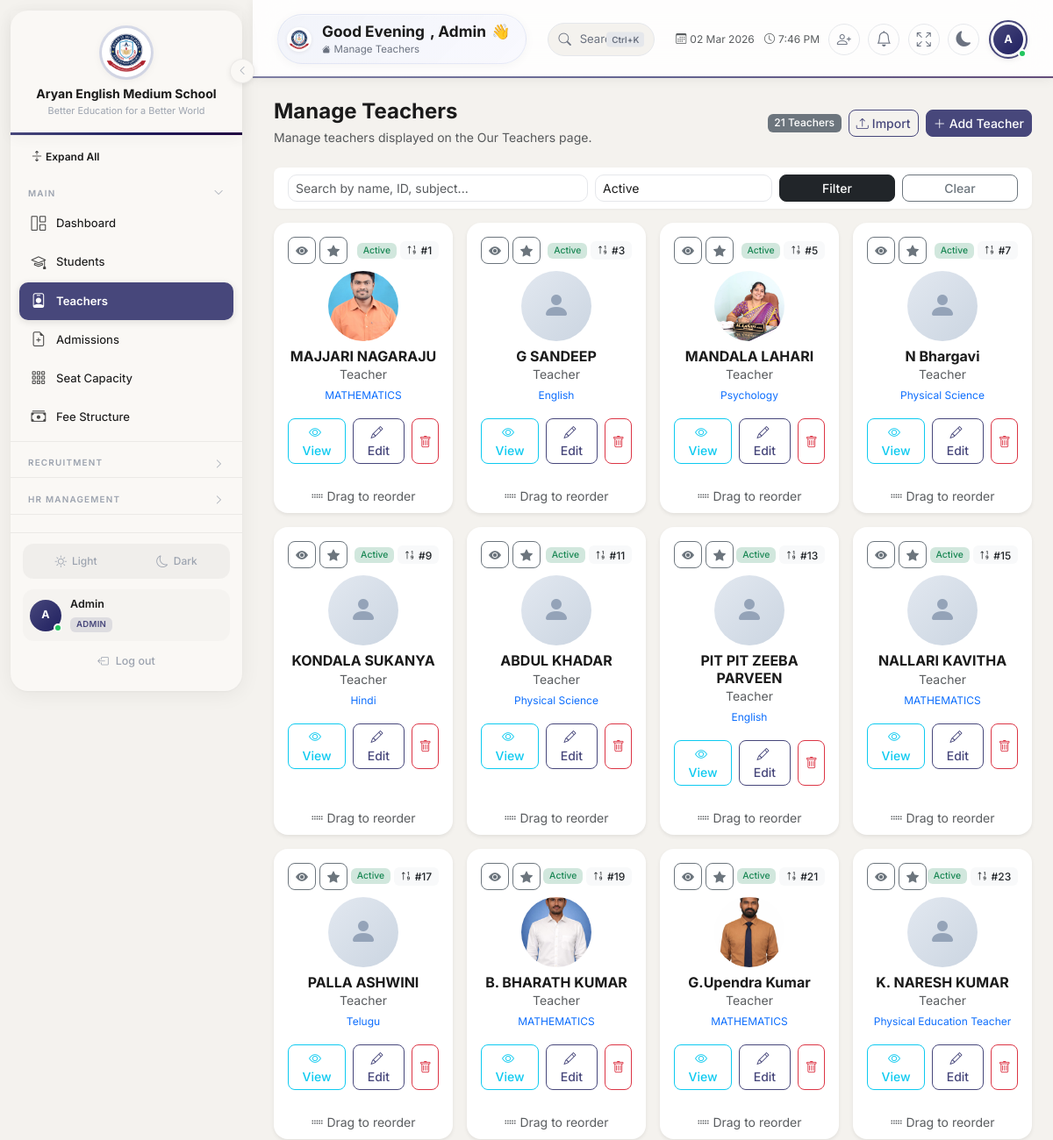
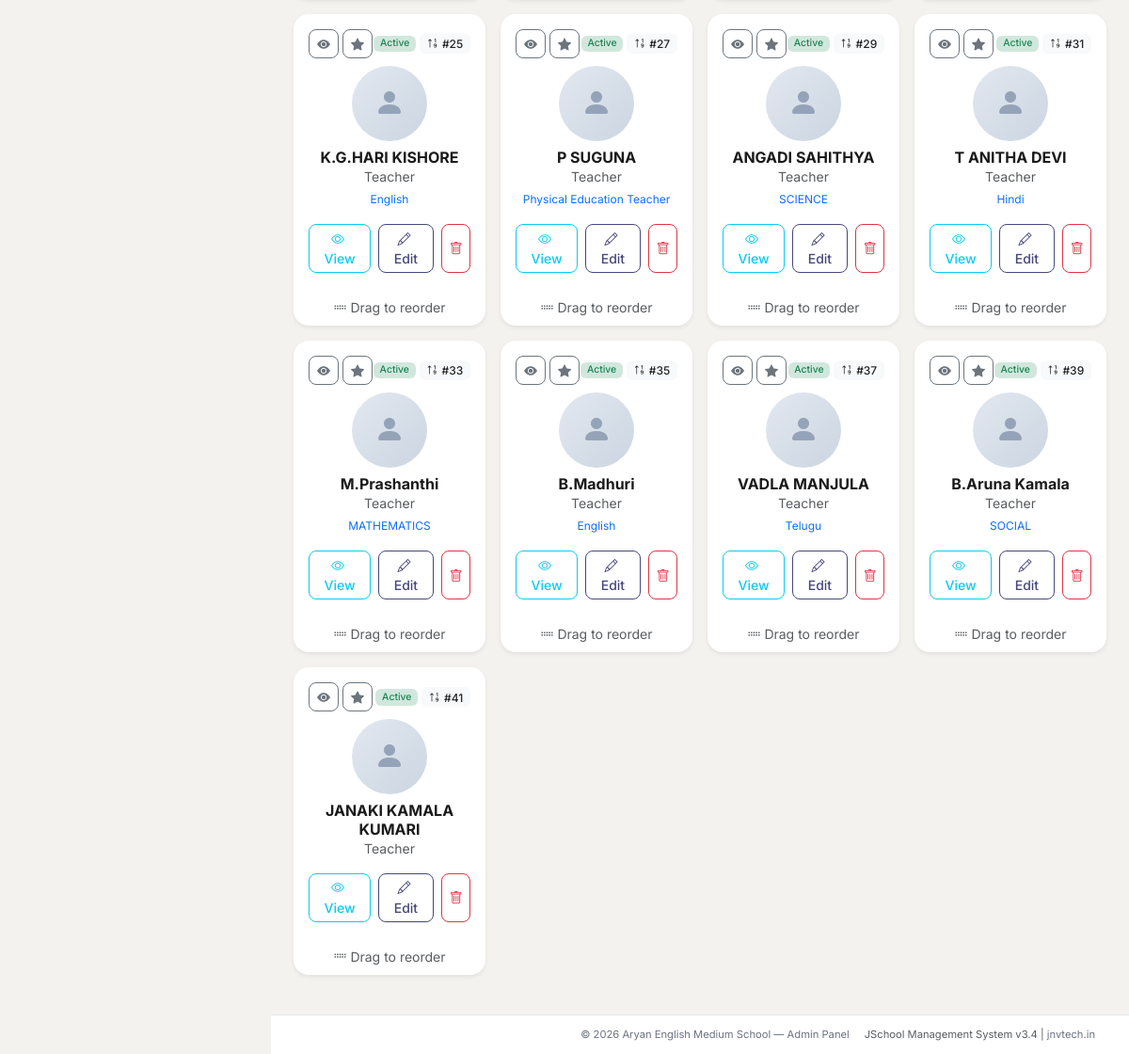
Screenshot of /admin/teachers.php (signed in) with the database file from the repository (2 pictures, top to bottom).
### tables this page shows
CREATE TABLE `teachers` (
  `id` int(10) unsigned NOT NULL AUTO_INCREMENT,
  `user_id` int(10) unsigned DEFAULT NULL,
  `employee_id` varchar(30) NOT NULL,
  `name` varchar(100) NOT NULL,
  `designation` varchar(100) DEFAULT 'Teacher',
  `email` varchar(191) DEFAULT NULL,
  `phone` varchar(20) DEFAULT NULL,
  `subject` varchar(100) DEFAULT NULL,
  `qualification` varchar(100) DEFAULT NULL,
  `experience_years` int(11) DEFAULT 0,
  `dob` date DEFAULT NULL,
  `gender` enum('male','female','other') DEFAULT NULL,
  `address` text DEFAULT NULL,
  `photo` varchar(255) DEFAULT NULL,
  `joining_date` date DEFAULT NULL,
  `status` enum('active','inactive','resigned','retired') NOT NULL DEFAULT 'active',
  `is_core_team` tinyint(1) NOT NULL DEFAULT 0,
  `bio` text DEFAULT NULL,
  `created_at` datetime NOT NULL DEFAULT current_timestamp(),
  `updated_at` datetime NOT NULL DEFAULT current_timestamp() ON UPDATE current_timestamp(),
  `display_order` int(11) NOT NULL DEFAULT 0,
  `is_visible` tinyint(1) NOT NULL DEFAULT 1,
  `is_featured` tinyint(1) NOT NULL DEFAULT 0,
  PRIMARY KEY (`id`),
  UNIQUE KEY `employee_id` (`employee_id`),
  KEY `user_id` (`user_id`),
  KEY `idx_status` (`status`),
  KEY `idx_display_order` (`display_order`),
  CONSTRAINT `fk_teacher_user` FOREIGN KEY (`user_id`) REFERENCES `users` (`id`) ON DELETE SET NULL
);

### includes/auth.php (called while the page is built, shortened)
<?php
function e(mixed $val): string {
    return htmlspecialchars((string)$val, ENT_QUOTES, 'UTF-8');
}
function paginate(int $total, int $perPage = 25, int $currentPage = 1): array {
    $totalPages = max(1, ceil($total / $perPage));
    $currentPage = max(1, min($currentPage, $totalPages));
    $offset = ($currentPage - 1) * $perPage;
    return [
        'total' => $total,
        'per_page' => $perPage,
        'current_page' => $currentPage,
        'total_pages' => $totalPages,
        'offset' => $offset,
    ];
}

### admin/teachers.php (the view, shortened to what this page needs)
<?php
require_once __DIR__ . '/../includes/auth.php';
$db = getDB();
$search = trim($_GET['search'] ?? '');
$statusFilter = $_GET['status'] ?? 'active';
$page = max(1, (int)($_GET['page'] ?? 1));
$where = []; $params = [];
if ($statusFilter) { $where[] = "status=?"; $params[] = $statusFilter; }
$w = $where ? 'WHERE ' . implode(' AND ', $where) : '';
$total = $db->prepare("SELECT COUNT(*) FROM teachers $w"); $total->execute($params); $total = $total->fetchColumn();
$p = paginate($total, 24, $page);
$stmt = $db->prepare("SELECT * FROM teachers $w ORDER BY display_order ASC, name ASC LIMIT {$p['per_page']} OFFSET {$p['offset']}");
$stmt->execute($params);
$teachers = $stmt->fetchAll();
require_once __DIR__ . '/../includes/header.php';
?>
<div class="d-flex justify-content-between align-items-center mb-4">
    <div>
        <h4 class="fw-bold mb-1">Manage Teachers</h4>
        <p class="text-muted mb-0 small">Manage teachers displayed on the Our Teachers page.</p>
    </div>
    <div class="d-flex gap-2 align-items-center">
        <span class="badge bg-secondary"><?= $total ?> Teachers</span>
        <button class="btn btn-outline-primary btn-sm" data-bs-toggle="modal" data-bs-target="#importTeacherModal">
            <i class="bi bi-upload me-1"></i>Import
        </button>
        <button class="btn btn-primary btn-sm" data-bs-toggle="modal" data-bs-target="#addTeacherModal">
            <i class="bi bi-plus-lg me-1"></i>Add Teacher
        </button>
    </div>
</div>
<div class="card border-0 rounded-3 mb-3">
    <div class="card-body py-2">
        <form class="row g-2 align-items-end" method="GET">
            <div class="col-md-5"><input type="text" name="search" class="form-control form-control-sm" placeholder="Search by name, ID, subject..." value="<?= e($search) ?>"></div>
            <div class="col-md-3">
                <select name="status" class="form-select form-select-sm">
                    <?php foreach (['active','inactive','resigned','retired'] as $st): ?>
                    <option value="<?= $st ?>" <?= $statusFilter === $st ? 'selected' : '' ?>><?= ucfirst($st) ?></option>
                    <?php endforeach; ?>
                </select>
            </div>
            <div class="col-md-2"><button class="btn btn-sm btn-dark w-100">Filter</button></div>
            <div class="col-md-2"><a href="/admin/teachers.php" class="btn btn-sm btn-outline-secondary w-100">Clear</a></div>
        </form>
    </div>
</div>
<div class="row g-3" id="teachersGrid">
    <?php foreach ($teachers as $t):
        $tPhoto = $t['photo'] ? (str_starts_with($t['photo'], '/uploads/') ? $t['photo'] : '/uploads/photos/'.$t['photo']) : '';
    ?>
    <div class="col-md-6 col-xl-3" data-id="<?= $t['id'] ?>" draggable="true">
        <div class="card h-100 border-0 shadow-sm" style="border-radius:1rem;<?= !$t['is_visible'] ? 'opacity:0.5;' : '' ?>">
            <div class="card-body text-center p-3">
                <div class="d-flex justify-content-between align-items-center mb-2">
                    <div class="d-flex gap-1">
                        <button class="btn btn-sm btn-outline-secondary" title="Toggle Visibility" onclick="toggleTeacher(<?= $t['id'] ?>, 'toggle_visibility')">
                            <i class="bi <?= $t['is_visible'] ? 'bi-eye-fill' : 'bi-eye-slash' ?>"></i>
                        </button>
                        <button class="btn btn-sm <?= $t['is_featured'] ? 'btn-warning' : 'btn-outline-secondary' ?>" title="Toggle Featured" onclick="toggleTeacher(<?= $t['id'] ?>, 'toggle_featured')">
                            <i class="bi bi-star-fill"></i>
                        </button>
                    </div>
                    <div class="d-flex gap-1 align-items-center">
                        <span class="badge bg-<?= $t['status'] === 'active' ? 'success' : 'secondary' ?>-subtle text-<?= $t['status'] === 'active' ? 'success' : 'secondary' ?>" style="font-size:.65rem"><?= ucfirst($t['status']) ?></span>
                        <span class="badge bg-light text-dark" title="Display Order"><i class="bi bi-sort-numeric-up me-1"></i>#<?= (int)$t['display_order'] ?></span>
                    </div>
                </div>
                <?php if ($tPhoto): ?>
                    <img src="<?= e($tPhoto) ?>" alt="<?= e($t['name']) ?>" class="rounded-circle mb-2" style="width:80px;height:80px;object-fit:cover;">
                <?php else: ?>
                    <div class="rounded-circle d-flex align-items-center justify-content-center mx-auto mb-2" style="width:80px;height:80px;background:linear-gradient(135deg,#e2e8f0,#cbd5e1);">
                        <i class="bi bi-person-fill" style="font-size:2rem;color:#94a3b8;"></i>
                    </div>
                <?php endif; ?>
                <h6 class="fw-bold mb-0"><?= e($t['name']) ?></h6>
                <small class="text-muted d-block"><?= e($t['designation'] ?? 'Teacher') ?></small>
                <?php if ($t['subject']): ?><small class="text-primary" style="font-size:.75rem"><?= e($t['subject']) ?></small><?php endif; ?>
                <div class="mt-3 d-flex gap-2">
                    <button class="btn btn-sm btn-outline-info flex-fill btn-view-teacher" data-bs-toggle="modal" data-bs-target="#teacherViewModal"
                        data-id="<?= $t['id'] ?>"
                        data-name="<?= e($t['name']) ?>"
                        data-employee_id="<?= e($t['employee_id']) ?>"
                        data-photo="<?= e($tPhoto) ?>"
                        data-status="<?= e($t['status']) ?>"
                        data-subject="<?= e($t['subject'] ?? '') ?>"
                        data-qualification="<?= e($t['qualification'] ?? '') ?>"
                        data-experience_years="<?= e($t['experience_years'] ?? '') ?>"
                        data-joining_date="<?= e($t['joining_date'] ?? '') ?>"
                        data-dob="<?= e($t['dob'] ?? '') ?>"
                        data-gender="<?= e($t['gender'] ?? '') ?>"
                        data-phone="<?= e($t['phone'] ?? '') ?>"
                        data-email="<?= e($t['email'] ?? '') ?>"
                        data-address="<?= e($t['address'] ?? '') ?>"
                    ><i class="bi bi-eye me-1"></i>View</button>
                    <button class="btn btn-sm btn-outline-primary flex-fill" data-bs-toggle="modal" data-bs-target="#editTeacherModal<?= $t['id'] ?>">
                        <i class="bi bi-pencil me-1"></i>Edit
                    </button>
                    <button class="btn btn-sm btn-outline-danger" onclick="deleteTeacher(<?= $t['id'] ?>, '<?= e(addslashes($t['name'])) ?>')">
                        <i class="bi bi-trash"></i>
                    </button>
                </div>
            </div>
            <div class="card-footer bg-transparent text-center py-2 border-0">
                <small class="text-muted"><i class="bi bi-grip-horizontal"></i> Drag to reorder</small>
            </div>
        </div>
    </div>
    <?php endforeach; ?>
</div>
<?php require_once __DIR__ . '/../includes/footer.php'; ?>

### rows the page displays
teachers: is_visible 1 (drawn), status "Active", display_order "1", photo (picture), name "MAJJARI NAGARAJU", designation "Teacher", subject "MATHEMATICS"
teachers: is_visible 1 (drawn), status "Active", display_order "3", name "G SANDEEP", designation "Teacher", subject "English"
teachers: is_visible 1 (drawn), status "Active", display_order "5", photo (picture), name "MANDALA LAHARI", designation "Teacher", subject "Psychology"
teachers: is_visible 1 (drawn), status "Active", display_order "7", name "N Bhargavi", designation "Teacher", subject "Physical Science"
teachers: is_visible 1 (drawn), status "Active", display_order "9", name "KONDALA SUKANYA", designation "Teacher", subject "Hindi"
teachers: is_visible 1 (drawn), status "Active", display_order "11", name "ABDUL KHADAR", designation "Teacher", subject "Physical Science"
teachers: is_visible 1 (drawn), status "Active", display_order "13", name "PIT PIT ZEEBA PARVEEN", designation "Teacher", subject "English"
teachers: is_visible 1 (drawn), status "Active", display_order "15", name "NALLARI KAVITHA", designation "Teacher", subject "MATHEMATICS"
teachers: is_visible 1 (drawn), status "Active", display_order "17", name "PALLA ASHWINI", designation "Teacher", subject "Telugu"
teachers: is_visible 1 (drawn), status "Active", display_order "19", photo (picture), name "B. BHARATH KUMAR", designation "Teacher", subject "MATHEMATICS"
teachers: is_visible 1 (drawn), status "Active", display_order "21", photo (picture), name "G.Upendra Kumar", designation "Teacher", subject "MATHEMATICS"
teachers: is_visible 1 (drawn), status "Active", display_order "23", name "K. NARESH KUMAR", designation "Teacher", subject "Physical Education Teacher"
teachers: is_visible 1 (drawn), status "Active", display_order "25", name "K.G.HARI KISHORE", designation "Teacher", subject "English"
teachers: is_visible 1 (drawn), status "Active", display_order "27", name "P SUGUNA", designation "Teacher", subject "Physical Education Teacher"
teachers: is_visible 1 (drawn), status "Active", display_order "29", name "ANGADI SAHITHYA", designation "Teacher", subject "SCIENCE"
teachers: is_visible 1 (drawn), status "Active", display_order "31", name "T ANITHA DEVI", designation "Teacher", subject "Hindi"
teachers: is_visible 1 (drawn), status "Active", display_order "33", name "M.Prashanthi", designation "Teacher", subject "MATHEMATICS"
teachers: is_visible 1 (drawn), status "Active", display_order "35", name "B.Madhuri", designation "Teacher", subject "English"
teachers: is_visible 1 (drawn), status "Active", display_order "37", name "VADLA MANJULA", designation "Teacher", subject "Telugu"
teachers: is_visible 1 (drawn), status "Active", display_order "39", name "B.Aruna Kamala", designation "Teacher", subject "SOCIAL"
teachers: is_visible 1 (drawn), status "Active", display_order "41", name "JANAKI KAMALA KUMARI", designation "Teacher"

### other values shown
$schoolName "Aryan English Medium School"
$schoolTagline "Better Education for a Better World"
$_userInitials "A"
$_userName "Admin"
$_roleLabel "ADMIN"
explode(' ', $_userName)[0] "Admin"
$pageTitle "Manage Teachers"
$total "21"
$_footerSchoolName "Aryan English Medium School"
form field status "Active"
